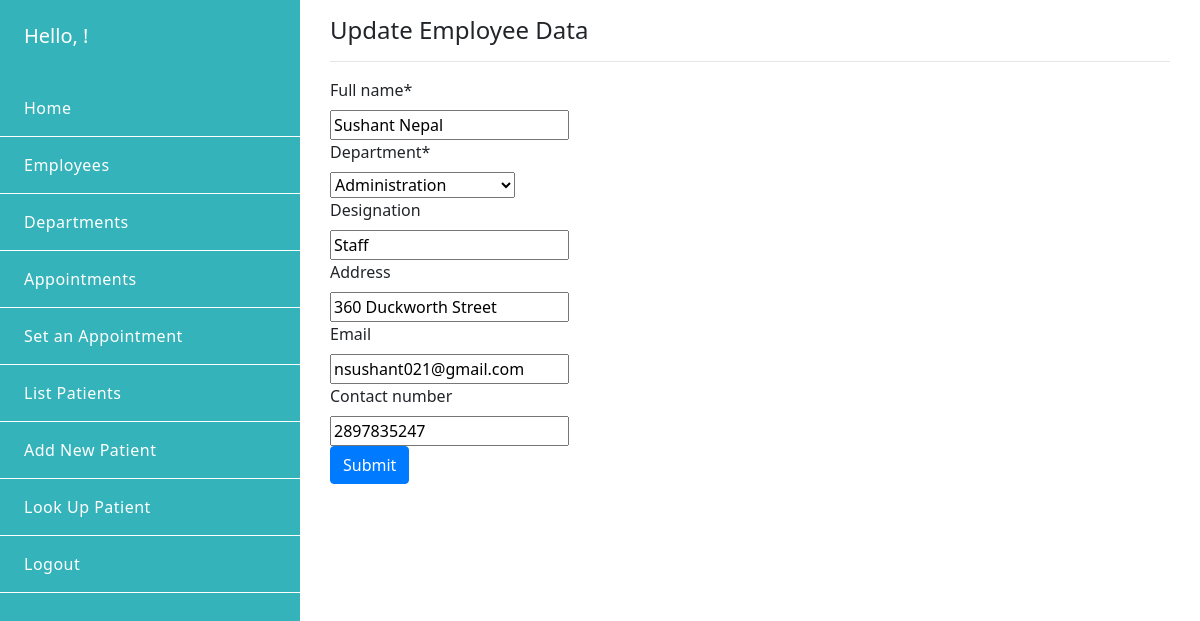
Page /employee/update/1/ on the committed database.
### emr/models.py (models this page shows, shortened)
class Employee(models.Model):
    id = models.AutoField(primary_key=True)
    full_name = models.CharField(max_length=254)
    department = models.ForeignKey(
        Department, on_delete=models.CASCADE, related_name='employees')
    designation = models.CharField(max_length=50, blank=True)
    date_of_birth = models.DateField(auto_now_add=True, blank=True)
    address = models.CharField(max_length=50, blank=True)
    email = models.EmailField(max_length=254, blank=True)
    contact_number = models.IntegerField(blank=True)
    class Meta:
        verbose_name = 'Employee'
        verbose_name_plural = 'Employees'

### emr/views.py (the view)
# urls.py: path('employee/update/<int:id>/', views.update_employee, name='update_employee'),
def update_employee(request, id):
    template = 'emr/update_employee.html'
    employee = Employee.objects.get(id=id)
    form = EmployeeForm(request.POST or None, instance=employee)
    if form.is_valid():
        form.save()
        return redirect('list_employees')
    context = {"form": form, 'employee': employee}
    return render(request, template, context)

### emr/forms.py
class EmployeeForm(ModelForm):
    class Meta:
        model = Employee
        fields = '__all__'

### emr/models.py (called while the page is built)
    def __str__(self):
        return self.name

### emr/templates/emr/update_employee.html
{% extends "backend_base.html" %} {% load crispy_forms_tags %}
{% block content%}
<div class="container py-3">
  <h4>Update Employee Data</h4>
  <hr />
  <form action="{% url 'update_employee' id=employee.id %}" method="post">
    {{ form | crispy }} {% csrf_token %}
    <input type="submit" name="Save" class="btn btn-primary" />
  </form>
</div>
{% endblock %}

### emr/static/emr/css/style.css (style rules this page uses)
* { font-family: "Noto Sans", sans-serif; transition: all ease-in 0.2s; }
html, body { height: 100%; min-height: 100%; }

### rows in the picture
Employee: full_name "Sushant Nepal", department "Administration", designation "Staff", address "360 Duckworth Street", email "nsushant021@gmail.com", contact_number "2897835247"
